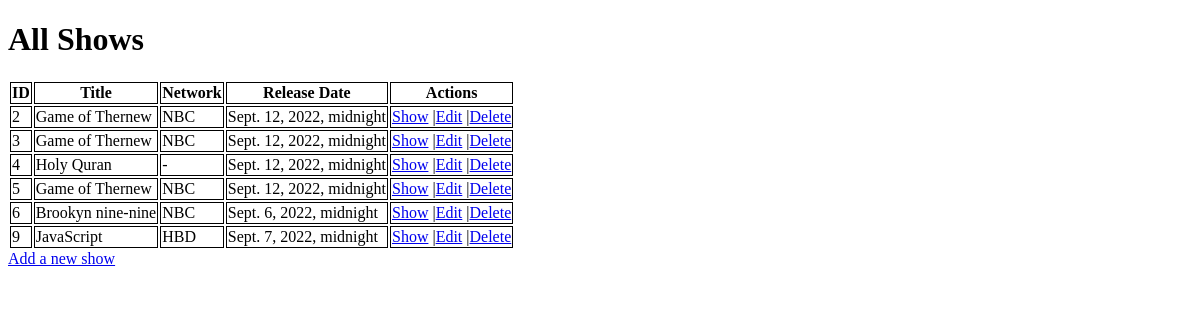
The app's page /shows, older data.
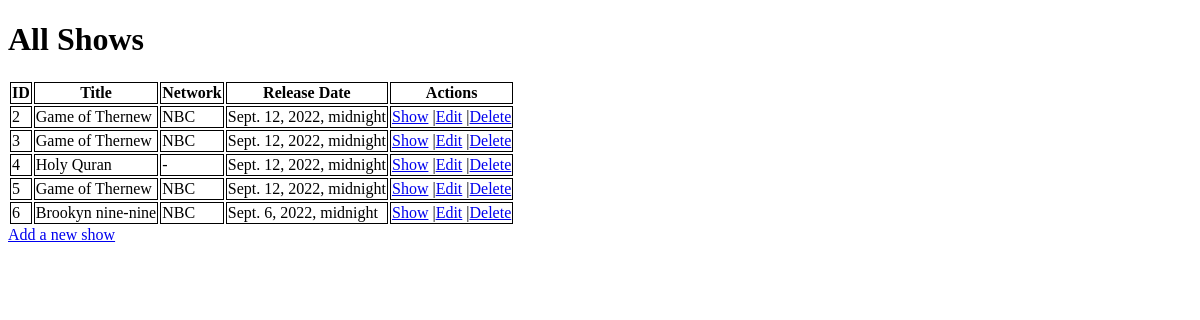
The same page, newer data.
### app_one/models.py (models this page shows)
class Show(models.Model):
    title = models.CharField(max_length=255)
    network = models.CharField(max_length=255)
    release_date = models.DateTimeField()
    description=models.TextField()
    updated_at = models.DateTimeField(auto_now=True)
    objects=ShowManager()

### app_one/views.py (the view)
# urls.py: path('shows', views.page_show),
def page_show(request):
    context={
        'all_shows':Show.objects.all()
    }
    return render(request,'all_TV_shows.html',context)

### app_one/templates/all_TV_shows.html (shortened to what this page needs)
<!DOCTYPE html>
<html lang="en">
<head>
    {% load static %}
    <link rel="stylesheet" href="{% static 'style.css' %}">
</head>
<body>
    <h1>All Shows</h1>
    <table>
        <tr>
            <th>ID</th>
            <th>Title</th>
            <th>Network</th>
            <th>Release Date</th>
            <th>Actions</th>
        </tr>
        {%for show in all_shows%}
            <tr>
                <td>{{show.id}}</td>
                <td>{{show.title}}</td>
                <td>{{show.network}}</td>
                <td>{{show.release_date}}</td>
                <td><a href="/shows/{{show.id}}">Show</a> |<a href="/shows/{{show.id}}/edit">Edit</a> |<a href="/shows/{{show.id}}/destroy">Delete</a></td>
            </tr>
        {%endfor%}
    </table>
    <a href="shows/new">Add a new show</a>
</body>
</html>

Row changes from the older to the newer data that the page shows:
removed Show: id "9", title "JavaScript", network "HBD", release_date "Sept. 7, 2022, midnight"
